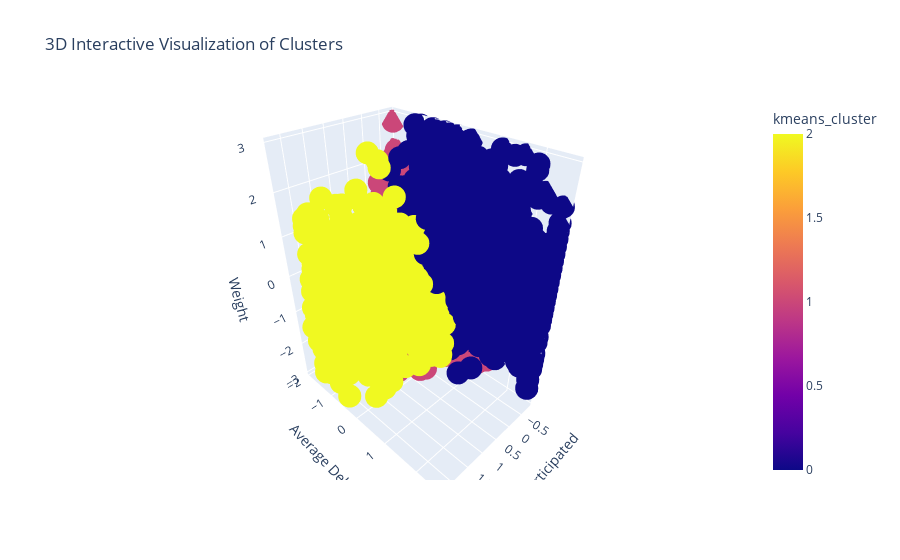

Notebook code cell kept with this figure:
### Code cell
import plotly.express as px

# Create a 3D scatter plot
fig = px.scatter_3d(
    cyclists_scaled_df,
    x='races_participated',
    y='average_delta',
    z='weight',
    color='kmeans_cluster',
    title='3D Interactive Visualization of Clusters',
    labels={'races_participated': 'Races Participated', 'average_delta': 'Average Delta', 'weight': 'Weight'}
)

# Show the plot
fig.show()

### Figure 1 — Plotly figure (JSON) as saved in the notebook; plotly's stock layout.template omitted (floating-point values rounded to 4 significant figures; data arrays with more than 128 entries replaced by an {"elided": "..."} marker saying what was removed)
{"data": [{"hovertemplate": "Races Participated=%{x}<br>Average Delta=%{y}<br>Weight=%{z}<br>kmeans_cluster=%{marker.color}<extra></extra>", "legendgroup": "", "marker": {"color": {"elided": "5000 int values"}, "coloraxis": "coloraxis", "symbol": "circle"}, "mode": "markers", "name": "", "scene": "scene", "showlegend": false, "type": "scatter3d", "x": {"elided": "5000 float values"}, "y": {"elided": "5000 float values"}, "z": {"elided": "5000 float values"}}], "layout": {"coloraxis": {"colorbar": {"title": {"text": "kmeans_cluster"}}, "colorscale": [[0, "#0d0887"], [0.1111, "#46039f"], [0.2222, "#7201a8"], [0.3333, "#9c179e"], [0.4444, "#bd3786"], [0.5556, "#d8576b"], [0.6667, "#ed7953"], [0.7778, "#fb9f3a"], [0.8889, "#fdca26"], [1, "#f0f921"]]}, "legend": {"tracegroupgap": 0}, "scene": {"domain": {"x": [0, 1], "y": [0, 1]}, "xaxis": {"title": {"text": "Races Participated"}}, "yaxis": {"title": {"text": "Average Delta"}}, "zaxis": {"title": {"text": "Weight"}}}, "title": {"text": "3D Interactive Visualization of Clusters"}}}
